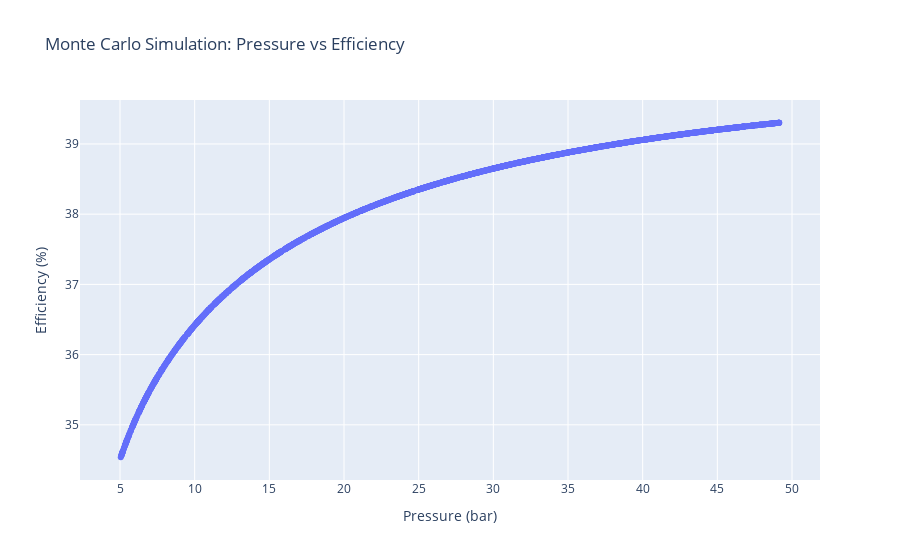

This figure's notebook cell:
### Markdown cell above
# Plotting Monte Carlo results

### Code cell
print(f"Max efficiency: {max_efficiency * 100:.2f} %")
print(
    f"Vapor inlet pressure for max efficiency: {pascal_to_bar(optimal_inlet_pressure):.2f} bar"
)

fig = go.Figure(
    data=go.Scatter(
        x=pascal_to_bar(pressures),
        y=system_efficiencies * 100,
        mode="markers",
    )
)
fig.update_layout(
    title="Monte Carlo Simulation: Pressure vs Efficiency",
    xaxis_title="Pressure (bar)",
    yaxis_title="Efficiency (%)",
)
fig.show()

### Figure 1 — Plotly figure (JSON) as saved in the notebook; plotly's stock layout.template omitted (floating-point values rounded to 4 significant figures; data arrays with more than 128 entries replaced by an {"elided": "..."} marker saying what was removed)
{"data": [{"mode": "markers", "type": "scatter", "x": {"elided": "2323 float values"}, "y": {"elided": "2323 float values"}}], "layout": {"title": {"text": "Monte Carlo Simulation: Pressure vs Efficiency"}, "xaxis": {"title": {"text": "Pressure (bar)"}}, "yaxis": {"title": {"text": "Efficiency (%)"}}}}
